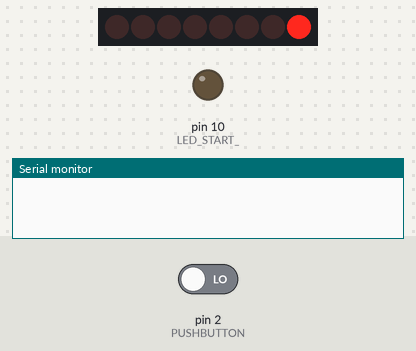
The sketch below on a simulated Arduino Uno, built with avr-gcc and run on an emulated ATmega328P. Shown: 8 shift-register outputs drawn as a row of LEDs (first output left, lit = HIGH), output pins drawn as LEDs (lit = HIGH), the last lines printed to the serial monitor. Wiring (inferred from the names in the program): shift register (74HC595): data pin 4; shift clock pin 6; latch pin 5. Wiring (inferred from the signals the program sends): row of LEDs: on Q0, Q1, Q2, Q3, Q4, Q5, Q6, Q7. The inputs (shaded band) are chosen by the test bench; at power-on: pin 2 (PUSHBUTTON) LOW. Pins used as bus, display or sensor lines are not drawn.

Above: at 9.8 s.
9.9 s: pin 2 (PUSHBUTTON) driven HIGH
At 10.4 s:
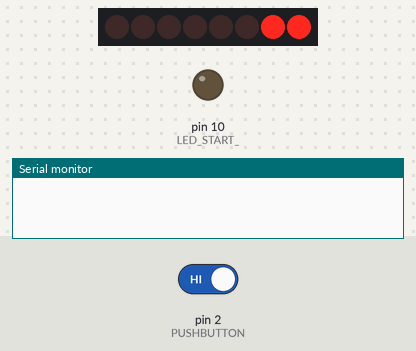
At 13.9 s:
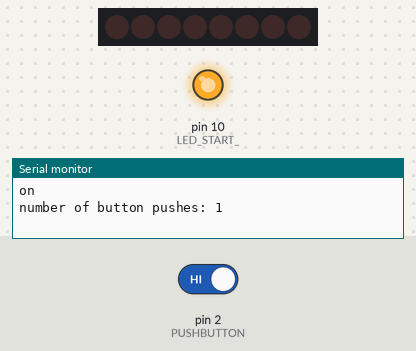
16.5 s: pin 2 (PUSHBUTTON) driven LOW
At 19.9 s:
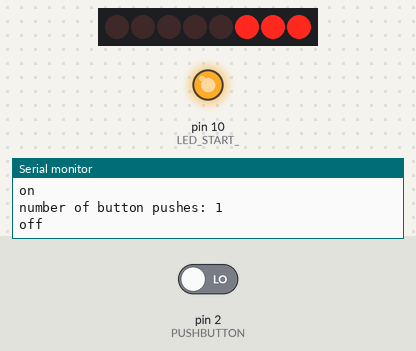
Timing chart, 0 to 28.5 s (numbered marks = the images above; inputs shaded):
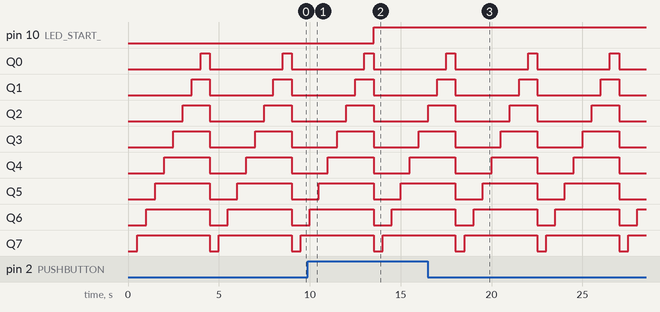

The sketch:

useless_box_tinkercad.ino
```cpp
/*
* This is the Useless Box

* The intention is to create a device that, in response to
pressing a push buttton, will be upset that you dared push the
button, and will urge you to please leave it alone

*/

int LED_START_ = 10;

int PUSHBUTTON = 2;

int buttonState = 0;

int lastButtonState = 0;

int buttonPushCounter = 0;

//shift register 1
int latchPin = 5;
int clockPin = 6;
int dataPin = 4;

byte leds = 0;

void setup() {

  //pushbutton
  pinMode(LED_START_, OUTPUT);
  pinMode(PUSHBUTTON, INPUT);

  //shift register 1
  pinMode(latchPin, OUTPUT);
  pinMode(dataPin, OUTPUT);
  pinMode(clockPin, OUTPUT);

  Serial.begin(9600);

}

void loop() {

  // read the pushbutton input pin
  buttonState = digitalRead(2);

  // compare the buttonState to its previous state
  if (buttonState != lastButtonState) {
    if (buttonState == HIGH) {
      // if the current state is HIGH, then the button
      // went from off to on
      buttonPushCounter += 1;
      Serial.println("on");
      Serial.print("number of button pushes: ");
      Serial.println(buttonPushCounter);

    } else {
      // if the current state is LOW, then the button
      // went from on to off
      Serial.println("off");

    }
    // delay a little bit to avoid debouncing
    delay(5); // Wait for 5 millisecond(s)
  }
  // save the current state as the last state, for
  // the next time through the loop
  lastButtonState = buttonState;


  if (buttonPushCounter % 2 != 0) {
    digitalWrite(LED_START_, HIGH);
  } else {
    digitalWrite(LED_START_, LOW);
  }
firstShifty();

}

void firstShifty()
{
  leds = 0;
  updateShiftRegister();
  delay(500);
  for (int i = 0; i < 8; i++)
  {
    bitSet(leds, i);
    updateShiftRegister();
    delay(500);
  }
}

void updateShiftRegister()
{
   digitalWrite(latchPin, LOW);
   shiftOut(dataPin, clockPin, LSBFIRST, leds);
   digitalWrite(latchPin, HIGH);
}
```

Measured:
- after the input at 9.9 s, pin 10 (LED_START_): LOW → HIGH after 3.6 s
